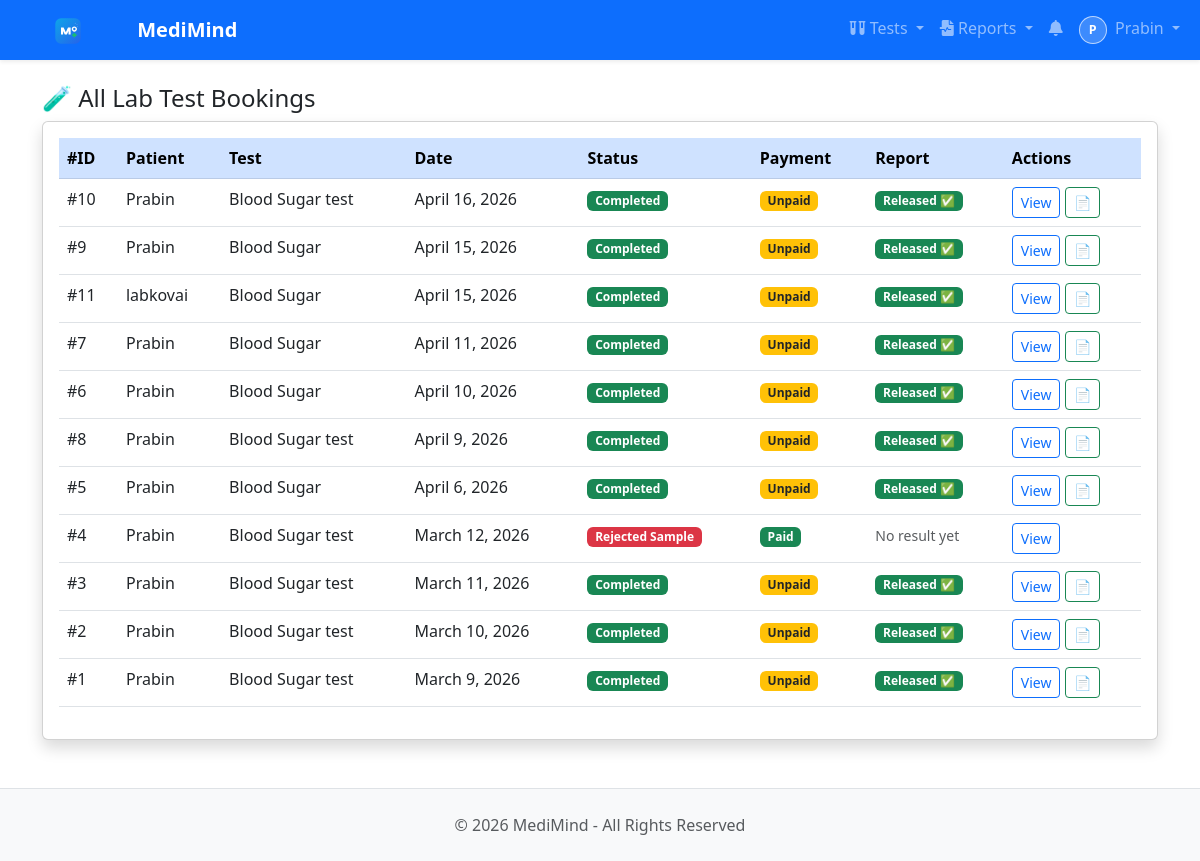
The page /lab/admin/bookings/ (signed in) on the database as committed earlier.
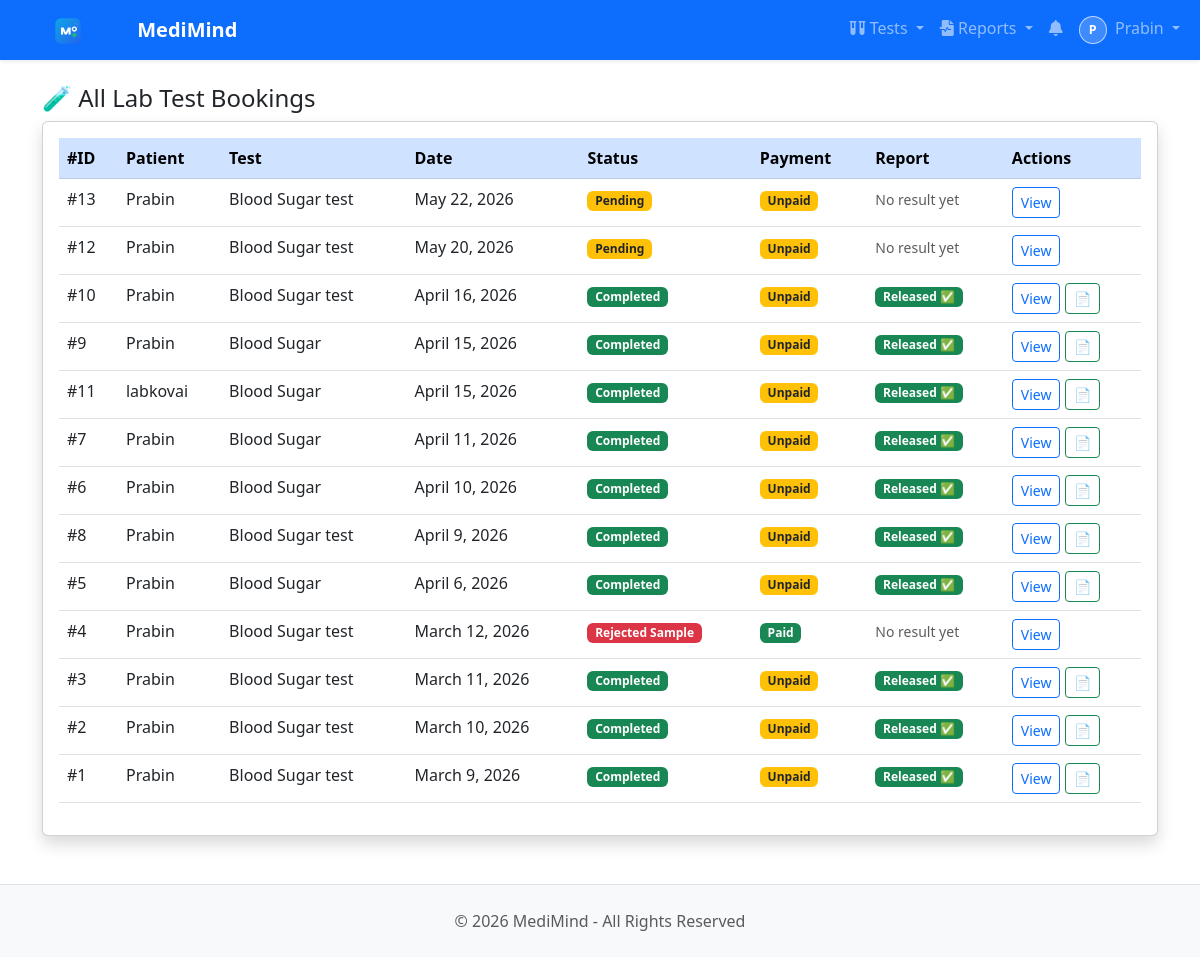
The same page on the database as committed later.
### users/models.py (models this page shows, shortened)
class User(AbstractBaseUser, PermissionsMixin):
    ROLE_CHOICES = [
        ('PATIENT', 'Patient'),
        ('DOCTOR', 'Doctor'),
        ('NURSE', 'Nurse'),
        ('RECEPTIONIST', 'Receptionist'),
        ('LAB_TECHNICIAN', 'Lab Technician'),
        ('PHARMACIST', 'Pharmacist'),
        ('BILLING_OFFICER', 'Billing Officer'),
        ('INSURANCE_COORDINATOR', 'Insurance Coordinator'),
        ('QUALITY_COMPLIANCE_OFFICER', 'Quality Compliance Officer'),
        ('ADMIN', 'Super Admin'),
    ]
    email = models.EmailField(unique=True)
    username = models.CharField(max_length=50)
    first_name = models.CharField(max_length=150, blank=True, default='')
    last_name = models.CharField(max_length=150, blank=True, default='')
    role = models.CharField(max_length=30, choices=ROLE_CHOICES, default='PATIENT')
    is_active = models.BooleanField(default=False)  # False until email activated
    is_staff = models.BooleanField(default=False)
    date_joined = models.DateTimeField(auto_now_add=True)
    activation_token = models.CharField(max_length=200, blank=True, null=True)
    objects = UserManager()
    USERNAME_FIELD = 'email'
    REQUIRED_FIELDS = ['username']
    def get_full_name(self):
        full_name = f"{self.first_name} {self.last_name}".strip()
        return full_name or self.username

class PatientProfile(models.Model):
    GENDER_CHOICES = [
        ('M', 'Male'),
        ('F', 'Female'),
        ('O', 'Other'),
    ]
    BLOOD_GROUP_CHOICES = [
        ('A+', 'A+'), ('A-', 'A-'),
        ('B+', 'B+'), ('B-', 'B-'),
        ('AB+', 'AB+'), ('AB-', 'AB-'),
        ('O+', 'O+'), ('O-', 'O-'),
    ]
    user = models.OneToOneField(User, on_delete=models.CASCADE, related_name='patient_profile')
    full_name = models.CharField(max_length=100)
    phone = models.CharField(max_length=15, blank=True)
    gender = models.CharField(max_length=1, choices=GENDER_CHOICES, blank=True)
    date_of_birth = models.DateField(null=True, blank=True)
    blood_group = models.CharField(max_length=3, choices=BLOOD_GROUP_CHOICES, blank=True)
    height = models.FloatField(null=True, blank=True, help_text="Height in cm")
    weight = models.FloatField(null=True, blank=True, help_text="Weight in kg")
    image = models.ImageField(upload_to='patients/profile/', null=True, blank=True)
    address = models.TextField(blank=True)
    emergency_contact = models.CharField(max_length=15, blank=True)
    created_at = models.DateTimeField(auto_now_add=True)
    updated_at = models.DateTimeField(auto_now=True)

### lab/models.py (models this page shows, shortened)
class TestBooking(models.Model):
    STATUS_CHOICES = [
        ('PENDING', 'Pending'),
        ('SAMPLE_COLLECTED', 'Sample Collected'),
        ('PROCESSING', 'Processing'),
        ('COMPLETED', 'Completed'),
        ('REJECTED_SAMPLE', 'Rejected Sample'),
        ('CANCELLED', 'Cancelled'),
    ]
    PAYMENT_STATUS_CHOICES = [
        ('UNPAID', 'Unpaid'),
        ('PAID', 'Paid'),
    ]
    patient = models.ForeignKey(
        'users.PatientProfile',
        on_delete=models.CASCADE,
        related_name='test_bookings'
    )
    template = models.ForeignKey(
        TestTemplate,
        on_delete=models.CASCADE,
        related_name='bookings'
    )
    date = models.DateField()
    status = models.CharField(
        max_length=20,
        choices=STATUS_CHOICES,
        default='PENDING'
    )
    payment_status = models.CharField(
        max_length=10,
        choices=PAYMENT_STATUS_CHOICES,
        default='UNPAID'
    )
    amount = models.DecimalField(
        max_digits=8, decimal_places=2,
        help_text="Price at time of booking"
    )
    notes = models.TextField(blank=True)
    specimen_id = models.CharField(max_length=40, unique=True, null=True, blank=True)
    collected_by = models.ForeignKey(
        'users.User',
        on_delete=models.SET_NULL,
        null=True,
        blank=True,
        related_name='collected_samples'
    )
    collected_at = models.DateTimeField(null=True, blank=True)
    received_at = models.DateTimeField(null=True, blank=True)
    rejected_reason = models.CharField(max_length=255, blank=True)
    expected_report_at = models.DateTimeField(null=True, blank=True)
    completed_at = models.DateTimeField(null=True, blank=True)
    created_at = models.DateTimeField(auto_now_add=True)
    class Meta:
        unique_together = ['patient', 'template', 'date']
        ordering = ['-date']

class TestTemplate(models.Model):
    name = models.CharField(max_length=200, unique=True)
    description = models.TextField(blank=True)
    preparation = models.TextField(
        blank=True,
        help_text="Instructions before test e.g. Fast for 8 hours"
    )
    price = models.DecimalField(max_digits=8, decimal_places=2)
    duration_minutes = models.IntegerField(
        default=30,
        help_text="How long the test takes"
    )
    is_available = models.BooleanField(default=True)
    created_at = models.DateTimeField(auto_now_add=True)
    class Meta:
        ordering = ['name']

### lab/views.py (the view)
# urls.py: path('admin/bookings/', views.admin_bookings, name='admin_bookings'),
@login_required
def admin_bookings(request):
    if request.user.role != 'ADMIN':
        messages.error(request, 'Access denied.')
        return redirect('users:dashboard')
    bookings = TestBooking.objects.all().select_related(
        'patient', 'template'
    ).order_by('-date')
    return render(request, 'lab/admin_bookings.html', {'bookings': bookings})

### notifications/context_processors.py (called while the page is built)
def unread_notifications(request):
    if request.user.is_authenticated:
        count = Notification.objects.filter(recipient=request.user, is_read=False).count()
        return {'unread_notification_count': count}
    return {'unread_notification_count': 0}

### templates/lab/admin_bookings.html (shortened to what this page needs)
{% extends 'base.html' %}
{% block content %}
<h4>🧪 All Lab Test Bookings</h4>
<div class="card shadow">
    <div class="card-body">
        <table class="table table-hover">
            <thead class="table-primary">
                <tr><th>#ID</th><th>Patient</th><th>Test</th><th>Date</th><th>Status</th><th>Payment</th><th>Report</th><th>Actions</th></tr>
            </thead>
            <tbody>
                {% for booking in bookings %}
                <tr>
                    <td>#{{ booking.id }}</td>
                    <td>{{ booking.patient.full_name }}</td>
                    <td>{{ booking.template.name }}</td>
                    <td>{{ booking.date }}</td>
                    <td>
                        {% if booking.status == 'PENDING' %}<span class="badge bg-warning text-dark">Pending</span>
                        {% elif booking.status == 'SAMPLE_COLLECTED' %}<span class="badge bg-info">Sample Collected</span>
                        {% elif booking.status == 'PROCESSING' %}<span class="badge bg-primary">Processing</span>
                        {% elif booking.status == 'COMPLETED' %}<span class="badge bg-success">Completed</span>
                        {% elif booking.status == 'REJECTED_SAMPLE' %}<span class="badge bg-danger">Rejected Sample</span>
                        {% elif booking.status == 'CANCELLED' %}<span class="badge bg-danger">Cancelled</span>
                        {% endif %}
                    </td>
                    <td>{% if booking.payment_status == 'PAID' %}<span class="badge bg-success">Paid</span>{% else %}<span class="badge bg-warning text-dark">Unpaid</span>{% endif %}</td>
                    <td>
                        {% if booking.result %}
                            {% if booking.result.is_released %}
                                <span class="badge bg-success">Released ✅</span>
                            {% endif %}
                        {% else %}
                            <span class="text-muted small">No result yet</span>
                        {% endif %}
                    </td>
                    <td>
                        <a href="{% url 'lab:booking_detail' booking.pk %}" class="btn btn-sm btn-outline-primary">View</a>
                        {% if booking.result %}
                        <a href="{% url 'lab:download_report' booking.result.pk %}" class="btn btn-sm btn-outline-success">📄</a>
                        {% endif %}
                    </td>
                </tr>
                {% empty %}
                <tr><td colspan="8" class="text-center text-muted py-4">No bookings yet.</td></tr>
                {% endfor %}
            </tbody>
        </table>
    </div>
</div>
{% endblock %}

### templates/base.html (shortened to what this page needs)
{% load static %}
<!DOCTYPE html>
<html lang="en">
<head>
    <link href="https://cdn.jsdelivr.net/npm/bootstrap@5.3.0/dist/css/bootstrap.min.css" rel="stylesheet">
    <link href="https://cdnjs.cloudflare.com/ajax/libs/font-awesome/6.0.0/css/all.min.css" rel="stylesheet">
</head>
<body>
{% if user.is_authenticated %}
<nav class="navbar navbar-expand-lg navbar-dark bg-primary sticky-top shadow-sm">
    <div class="container-fluid">
        <a class="navbar-brand fw-bold" href="{% url 'users:dashboard' %}">
            <img src="{% static 'branding/medimind-logo.svg' %}" alt="MediMind" width="112" height="28" loading="eager" decoding="async" class="me-2">
            MediMind
        </a>
        <div class="collapse navbar-collapse" id="navbarNav">
            <div class="navbar-nav ms-auto">
                {% if user.role == 'PATIENT' or user.role == 'LAB_TECHNICIAN' or user.role == 'RECEPTIONIST' or user.role == 'ADMIN' %}
                <div class="nav-item dropdown">
                    <a class="nav-link dropdown-toggle" href="#" id="testsDropdown" role="button" data-bs-toggle="dropdown">
                        <i class="fas fa-vials"></i> Tests
                    </a>
                </div>
                {% endif %}
                <div class="nav-item dropdown">
                    <a class="nav-link dropdown-toggle" href="#" id="reportsDropdown" role="button" data-bs-toggle="dropdown">
                        <i class="fas fa-file-waveform"></i> Reports
                    </a>
                </div>
                <a class="nav-link" href="{% url 'notifications:notification_list' %}" title="Notifications">
                    <i class="fas fa-bell"></i>
                </a>
                <div class="nav-item dropdown">
                    <a class="nav-link dropdown-toggle" href="#" id="userDropdown" role="button" data-bs-toggle="dropdown">
                        {% if user.role == 'PATIENT' and user.patient_profile and user.patient_profile.image %}
                            <img src="{{ user.patient_profile.image.url }}" alt="{{ user.username }}" class="nav-avatar me-1">
                        {% elif user.role == 'DOCTOR' and user.doctor_profile and user.doctor_profile.photo %}
                            <img src="{{ user.doctor_profile.photo.url }}" alt="{{ user.username }}" class="nav-avatar me-1">
                        {% else %}
                            <span class="nav-avatar-fallback me-1">{{ user.username|slice:":1"|upper }}</span>
                        {% endif %}
                        {{ user.first_name|default:user.username }}
                    </a>
                </div>
            </div>
        </div>
    </div>
</nav>
{% endif %}
<div class="{% if user.is_authenticated %}container{% else %}container-fluid{% endif %} mt-4">
    {% block content %}{% endblock %}
</div>
<footer class="bg-light text-muted py-4 mt-5 border-top">
    <div class="container text-center">
        <p class="mb-0">&copy; 2026 MediMind - All Rights Reserved</p>
    </div>
</footer>
</body>
</html>

### templates/base.html (style rules this page uses)
.nav-avatar-fallback { width: 28px; height: 28px; border-radius: 50%; display: inline-flex; align-items: center; justify-content: center; font-size: 0.78rem; font-weight: 700; background: rgba(255, 255, 255, 0.2); border: 1px solid rgba(255, 255, 255, 0.65); color: #fff; }

Rows that differ between the two databases and show on the page:
added TestBooking: id "13", patient.full_name "Prabin", template.name "Blood Sugar test", date "May 22, 2026", status "Pending", payment_status "Unpaid", shows "No result yet"
added TestBooking: id "12", patient.full_name "Prabin", template.name "Blood Sugar test", date "May 20, 2026", status "Pending", payment_status "Unpaid", shows "No result yet"
